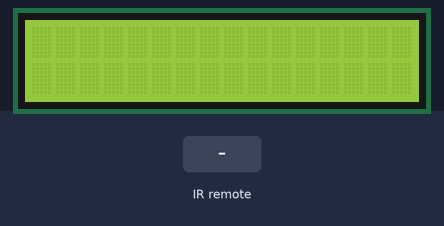
Simulated run of this sketch. Board: Arduino Uno, built with avr-gcc and run on an emulated ATmega328P. On the bench: 16×2 character LCD. Inputs (shaded band) come from the test bench. What the sketch prints to the serial monitor is not drawn.

Above: at 1.2 s.
1.3 s: infrared code 0xFFE21D received
At 4.79 s:
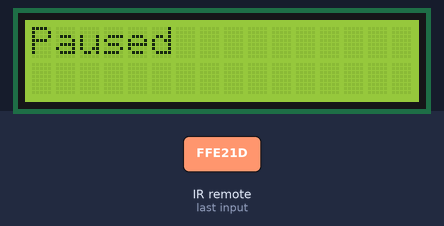
6.7 s: infrared code 0xFF22DD received
At 8.55 s:
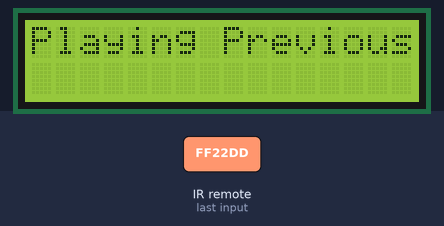
10.4 s: infrared code 0xFFC23D received
At 12.31 s:
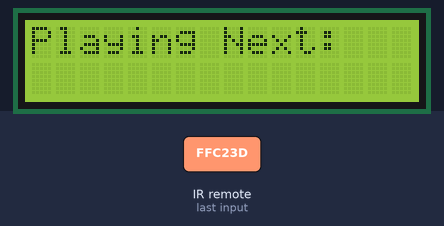
14.2 s: infrared code 0xFF629D received
At 16.06 s:
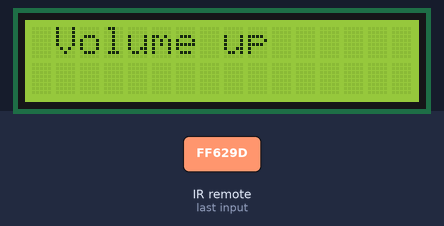
17.7 s: infrared code 0xFFA857 received
At 19.62 s:
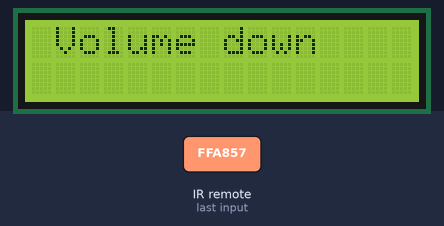

Measured:
- after the input at 1.3 s, the display: changes after 3.4 s (image 1)
- after the input at 6.7 s, the display: first differs from a run without the input after 1.7 s (image 2)
- after the input at 10.4 s, the display: first differs from a run without the input after 1.8 s (image 3)
- after the input at 14.2 s, the display: first differs from a run without the input after 1.7 s (image 4 shows a later state)
- after the input at 17.7 s, the display: first differs from a run without the input after 1.8 s (image 5 shows a later state)

The sketch:

SpotifyController.ino
```cpp
/*
 * ARDUINO/C++ SCRIPT FOR THE ARDUINO CONTROLLED SPOTIFY PROJECT.
 * AKSHITH KANDIVANAM
 */

// including the LCD's library to use its functions.
#include <LiquidCrystal.h>

// including the IR Remote library to use its functions.
#include <IRremote.h>

// declaring the LCD pins.
LiquidCrystal lcd(13, 8, 9, 10, 11, 12);

// declaring the IR receiever pin to 7.
const int recv_pin = 7;

// code to create a receiver object using the 'IRrecv' function.
IRrecv irrecv(recv_pin);

// code to create a results object using the 'decode_results' function.
decode_results results;

// creating a variable to store the key value.
unsigned long key_value = 0;

// creating a variable to store the song name that is sent from the python script through the COM3 port.
String readSong = " ";

// SETUP.
void setup() {

  // code to enable the receiver that we created.
  irrecv.enableIRIn();

  // initializing the LCD.
  lcd.begin(16, 2);

  // initializing the serial monitor.
  Serial.begin(9600);

  // changing the serial's timing to wait for stream data to 0.
  Serial.setTimeout(0);
}

// MAIN-LOOP.
void loop() {

  // updating the created variable to read the song from the python script with the info from the serial port.
  readSong = Serial.readString();

  // code to print the song name to the user through the 1602 LCD.
  lcd.setCursor(0, 1);
  lcd.print(readSong);
  delay(1100);

  // creating an if-statement to decode the signal sent from the transmitter, which is the remote. We store the signal in the 'results' variable.
  if (irrecv.decode(&results)){

    // creating an if-statement to check if the value is equal to a hex value.
    if (results.value == 0XFFFFFFFF)

      // tying the result's value to the key value if the condition is met.
      results.value = key_value;

    // creating a switch to compare the value to multiple cases.
    switch (results.value){

      // CASE: 1. If the value is equal to '0xFFE21D', it represents the pause button.
      case 0xFFE21D:

      // printing the keyword 'stop' to the serial monitor for recognition by the python script.
      Serial.println("stop");

      // code to print 'Paused' if the song is paused through the 1602 LCD.
      lcd.setCursor(0,0);
      lcd.print("Paused");
      delay(250);
      break;

      // CASE: 2. If the value is equal to '0xFF22DD', it represents the previous button.
      case 0xFF22DD:

      // printing the keyword 'back' to the serial monitor for recognition by the python script.
      Serial.println("back");

      // code to print the 'Playing Previous:' if the song is backwarded through the 1602 LCD.
      lcd.setCursor(0, 0);
      lcd.print("Playing Previous:");
      delay(250);
      break;

      // CASE: 3. If the value is equal to '0xFFC23D', it represents the forward button.
      case 0xFFC23D:

      // printing the keyword 'next' to the serial monitor for recognition by the python script.
      Serial.println("next");

      // code to print 'Playing Next:' if the song is forwarded through the 1602 LCD.
      lcd.setCursor(0, 0);
      lcd.print("Playing Next:");
      delay(250);
      break ;

      // CASE: 4. If the value is equal to '0xFF629D', it represents the volume up button.
      case 0xFF629D:

      // printing the keyword 'up' to the serial monitor for recognition by the python script.
      Serial.println("up");

      // code to print 'Volume up' if the volume is brought up through the 1602 LCD.
      lcd.setCursor(0, 0);
      lcd.print("Volume up");
      delay(50);
      break;

      // CASE: 5. If the value is equal to '0xFFA857', it represents the volume down button.
      case 0xFFA857:

      // printing the keyword 'down' to the serial monitor for recognition by the python script.
      Serial.println("down");

      // code to print 'Volume down' if the volume is brought up through the 1602 LCD.
      lcd.setCursor(0, 0);
      lcd.print("Volume down");
      delay(50);
      break;
    }

    // code to store the value as the key value after the switch.
    key_value = results.value;

    // code to allow the receiver resume for the next data sent through the transmitter.
    irrecv.resume();
  }

  // creating a for-loop to add the scrolling effect.
  for (int counter = 0; counter < 16; counter++) {

    // scrolling one position to the right.
    lcd.scrollDisplayRight();

    // adding a delay to create an effect.
    delay(150);
  }

  // clearing the lcd after each iteration of the main-loop.
  lcd.clear();

}
```
